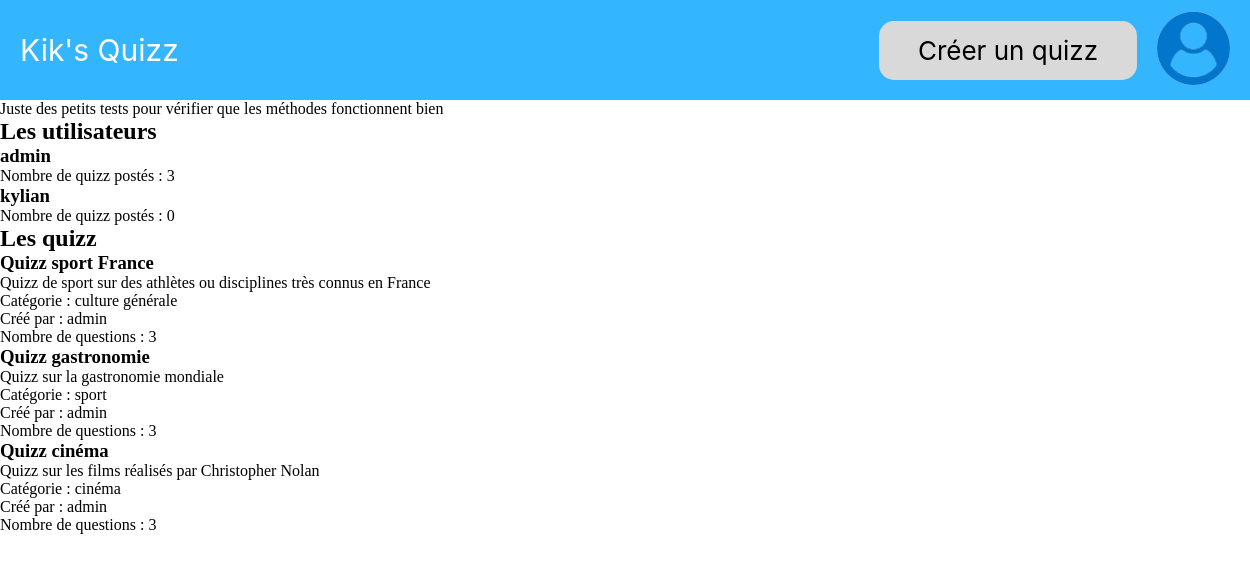
The page / on the database its author committed.
### tables this page shows
CREATE TABLE IF NOT EXISTS USER (
    idUser INT(11) NOT NULL AUTO_INCREMENT,
    username VARCHAR(255) NOT NULL,
    password VARCHAR(255) NOT NULL,
    admin BOOLEAN NOT NULL DEFAULT 0,
    PRIMARY KEY (idUser)
);

CREATE TABLE IF NOT EXISTS QUIZZ (
    idQuizz INT(11) NOT NULL AUTO_INCREMENT,
    titre_quizz VARCHAR(255) NOT NULL,
    description VARCHAR(255) NOT NULL,
    type_id INT(11) NOT NULL,
    user_id INT(11) NOT NULL,
    PRIMARY KEY (idQuizz),
    FOREIGN KEY (user_id) REFERENCES USER(idUser),
    FOREIGN KEY (type_id) REFERENCES TYPEQUIZZ(idType)

);

CREATE TABLE IF NOT EXISTS TYPEQUIZZ (
    idType INT(11) NOT NULL AUTO_INCREMENT,
    typeQ VARCHAR(255) unique NOT NULL,
    PRIMARY KEY (idType)
);

### Classes/Autoloader/autoloader.php (called while the page is built, shortened)
<?php
class Autoloader{
    static function autoload($fqcn){
        $path = str_replace('\\', '/', $fqcn);
    }
}

### Classes/ModelesBD/UserBD.php (called while the page is built, shortened)
<?php
class UserBD {
    private $db;
    public function __construct(PDO $db, QuizzBD $quizzBD) {
        $this->db = $db;
    }
    public function getUserById(int $userId): User {
        $stmt = $this->db->prepare("SELECT * FROM USER WHERE idUser = ?");
        $stmt->execute([$userId]);
        $result = $stmt->fetch(PDO::FETCH_ASSOC);
        $admin = $result['admin'] === '1' ? true : false;
        $user = new User($result['idUser'], $result['username'], $result['password'], $admin);
        return $user;
    }
    public function getAllUsers(): array {
        $stmt = $this->db->prepare("SELECT * FROM USER");
        $stmt->execute();
        $result = $stmt->fetchAll(PDO::FETCH_ASSOC);
        $users = [];
        foreach ($result as $user) {
            $admin = $user['admin'] === '1' ? true : false;
            $users[] = new User($user['idUser'], $user['username'], $user['password'], $admin);
        }
        return $users;
    }
}

### Classes/Modeles/User.php (called while the page is built, shortened)
<?php
class User {
    private int $id;
    private string $username;
    public function __construct(int $id, string $username, string $password, bool $admin){
        $this->id = $id;
        $this->username = $username;
    }
    public function getId(): int{
        return $this->id;
    }
    public function getUsername(): string{
        return $this->username;
    }
}

### Classes/ModelesBD/QuizzBD.php (called while the page is built, shortened)
<?php
class QuizzBD {
    private $db;
    public function __construct(PDO $db, QuestionBD $questionBD) {
        $this->db = $db;
    }
    public function getAllQuizz(): array {
        $stmt = $this->db->prepare("SELECT * FROM QUIZZ");
        $stmt->execute();
        $result = $stmt->fetchAll(PDO::FETCH_ASSOC);
        $quizzs = [];
        foreach ($result as $quizz) {
            $quizzs[] = new Quizz($quizz['idQuizz'], $quizz['titre_quizz'], $quizz['description'], $quizz['type_id'], $quizz['user_id']);
        }
        return $quizzs;
    }
    public function countQuizzsByUserId(int $userId): int {
        $stmt = $this->db->prepare("SELECT COUNT(*) FROM QUIZZ WHERE user_id = ?");
        $stmt->execute([$userId]);
        $result = $stmt->fetch(PDO::FETCH_ASSOC);
        return (int) $result['COUNT(*)'];
    }
}

### Classes/Modeles/Quizz/Quizz.php (called while the page is built, shortened)
<?php
class Quizz
{
    private int $id_quizz;
    private string $titre_quizz;
    private string $description_quizz;
    private int $id_user;
    public function __construct(int $id_quizz, string $titre_quizz, string $description_quizz, int $id_typeQuizz, int $id_user)
    {
        $this->id_quizz = $id_quizz;
        $this->titre_quizz = $titre_quizz;
        $this->description_quizz = $description_quizz;
        $this->id_user = $id_user;
    }
    public function getId_quizz(): int
    {
        return $this->id_quizz;
    }
    public function getTitre_quizz(): string
    {
        return $this->titre_quizz;
    }
    public function getDescription_quizz(): string
    {
        return $this->description_quizz;
    }
    public function getId_user(): int
    {
        return $this->id_user;
    }
}

### Classes/ModelesBD/TypeQuizzBD.php (called while the page is built, shortened)
<?php
class TypeQuizzBD {
    private $db;
    public function __construct(PDO $db) {
        $this->db = $db;
    }
    public function getTypeQuizzById(int $typeId): TypeQuizz {
        $stmt = $this->db->prepare("SELECT * FROM TYPEQUIZZ WHERE idType = ?");
        $stmt->execute([$typeId]);
        $result = $stmt->fetch(PDO::FETCH_ASSOC);
        $typeQuizz = new TypeQuizz($result['idType'], $result['typeQ']);
        return $typeQuizz;
    }
}

### Classes/Modeles/Quizz/Types/TypeQuizz/TypeQuizz.php (called while the page is built, shortened)
<?php
class TypeQuizz {
    public string $typeQ;
    public function __construct(int $idType, string $typeQ) {
        $this->typeQ = $typeQ;
    }
    public function getTypeQ(): string {
        return $this->typeQ;
    }
}

### Classes/ModelesBD/QuestionBD.php (called while the page is built, shortened)
<?php
class QuestionBD {
    private $db;
    public function __construct(PDO $db, ChoixBD $choixBD) {
        $this->db = $db;
    }
    public function getQuestionsByQuizzId(int $quizzId): array {
        $stmt = $this->db->prepare("SELECT * FROM QUESTION WHERE quizz_id = ?");
        $stmt->execute([$quizzId]);
        $result = $stmt->fetchAll(PDO::FETCH_ASSOC);
        $questions = [];
        foreach ($result as $row) {
            $questions[] = new Question($row['idQst'], $row['labelQst'], $row['quizz_id']);
        }
        return $questions;
    }
}

### index.php (the view, shortened to what this page needs)
<!DOCTYPE html>
<html lang="fr">
<head>
    <link rel="stylesheet" href="Assets/css/base.css">
    <link rel="stylesheet" href="Assets/css/connexion.css">
</head>
<body>
<?php
require 'Classes/Autoloader/autoloader.php';
$username = "root";
$password = "MaPremiereBD";
$connectionBD = new ConnectionBD($username, $password);
$pdo = $connectionBD->getPDO();
$typeQuizzBD = new TypeQuizzBD($pdo);
$choixBD = new ChoixBD($pdo);
$questionBD = new QuestionBD($pdo, $choixBD);
$quizzBD = new QuizzBD($pdo, $questionBD);
$userBD = new UserBD($pdo , $quizzBD);
require 'templates/navBar.php';
echo "<p>Juste des petits tests pour vérifier que les méthodes fonctionnent bien</p>";
echo "<h2>Les utilisateurs</h2>";
$users = $userBD->getAllUsers();
foreach ($users as $user) {
    echo "<h3>" . $user->getUsername() . "</h3>";
    echo "<p> Nombre de quizz postés : " . $quizzBD->countQuizzsByUserId($user->getId()) . "</p>";
}
echo "<h2>Les quizz</h2>";
$quizzs = $quizzBD->getAllQuizz();
foreach ($quizzs as $quizz) {
    echo "<h3>" . $quizz->getTitre_quizz() . "</h3>";
    echo "<p>" . $quizz->getDescription_quizz() . "</p>";
    $typeDuQuiz = $typeQuizzBD->getTypeQuizzById($quizz->getId_quizz());
    echo "<p> Catégorie : " . $typeDuQuiz->getTypeQ() . "</p>";
    $user = $userBD->getUserById($quizz->getId_user());
    echo "<p> Créé par : " . $user->getUsername() . "</p>";
    echo "<p>Nombre de questions : ". count($questionBD->getQuestionsByQuizzId($quizz->getId_quizz())) . "</p>";
}
?>
</body>
</html>

### templates/navBar.php (shortened to what this page needs)
<?php
echo '<div class="bar">';
    echo "<a href='#' class='titre'>Kik's Quizz</a>";
    echo "<div class='right'>";
        echo "<button class='btn-add'>Créer un quizz</button>";
        echo "<a href='connexion.php'><img class='img-user' src='Assets/img/user.png'></a>";
    echo "</div>";
echo '</div>';

### Assets/css/base.css (style rules this page uses)
* { margin: 0px; padding: 0px; text-decoration: none; list-style: none; color: #000; }
.bar { background-color: #34B6FF; width: 100%; height: 100px; z-index: 999; display: flex; justify-content: space-between; align-items: center; padding-left: 20px; padding-right: 20px; }
.img-user { width: 73px; height: 73px; }
.right { display: flex; justify-content: center; align-items: center; gap: 20px; margin-right: 40px; }
.titre { color: #FFF; font-family: Inter; font-size: 30px; text-decoration: none; }
.btn-add { width: 258px; height: 59px; border-radius: 15px; background: #D9D9D9; color: #000; font-family: Inter; font-size: 26px; text-decoration: none; border: none; }

### rows shown on the page
user: username "admin", Id "3"
user: username "kylian", Id "0"
quizz: titre_quizz "Quizz sport France", description "Quizz de sport sur des athlètes ou disciplines très connus en France", typequizz.typeQ "culture générale", user.username "admin", Id_quizz "3"
quizz: titre_quizz "Quizz gastronomie", description "Quizz sur la gastronomie mondiale", typequizz.typeQ "sport", user.username "admin", Id_quizz "3"
quizz: titre_quizz "Quizz cinéma", description "Quizz sur les films réalisés par Christopher Nolan", type.typeQ "cinéma", user.username "admin", Id_quizz "3"
